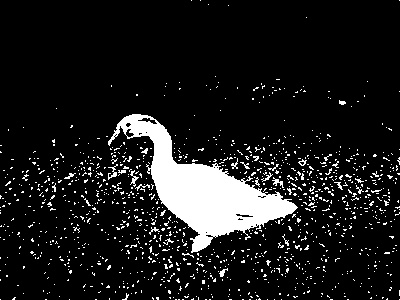
#> input picture project/code/Chapter_Seven/img2.jpg, 400 x 300 px
$ jupyter execute '7.1_腐蚀erode.ipynb'
#> lines starting #> are read from the running program, lines starting #| are printed output that depends on the picture
本章形态学用来优化分割区域的形状以达到更好的效果。

腐蚀：原理同中值平滑，但选取领域内最小值作为输出灰度。总体亮度平均值会降低。

* erode(src,element[, dst[, anchor锚点[, iterations迭代次数[, borderType边界扩充类型镜像最好[, borderValue]]]]])

仅需要调节element结构元，与iterations迭代次数即可，其他默认

element为结构元，有三种形状:cv2.MORPH_RECT(矩形）,cv2.MORPH_ELLIPSEM(椭圆形),cv2.MORPH_CROSS(十字交叉形）

* cv2.getStructuringElement(shape, ksize[, anchor])

[cell 1]
#-*- coding:utf-8 -*-
import cv2
import matplotlib.pyplot as plt
I = cv2.imread("img2.jpg",0)
#> I is the input picture: shape (300, 400); min 0, max 255, mean 27.6

#创建3*3,
s3 = cv2.getStructuringElement(cv2.MORPH_RECT,(3,3))
#腐蚀图像，迭代次数默认为1
r3 = cv2.erode(I,s3)
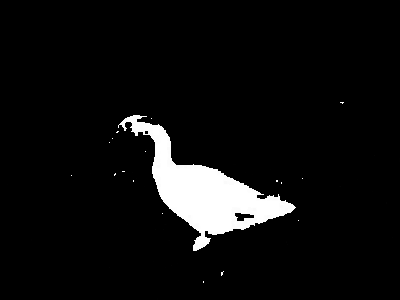
#> r3: shape (300, 400); min 0, max 255, mean 15.1
#边界提取
e3 = I - r3
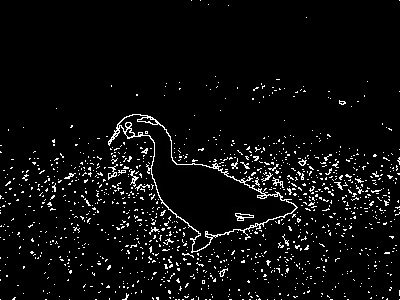
#> e3: shape (300, 400); min 0, max 255, mean 12.5

#7*7尺寸结构元
s7 = cv2.getStructuringElement(cv2.MORPH_RECT,(7,7))
r7 = cv2.erode(I,s7)
e7 = I - r7
#11*11尺寸结构元
s11 = cv2.getStructuringElement(cv2.MORPH_RECT,(11,11))
r11 = cv2.erode(I,s11)
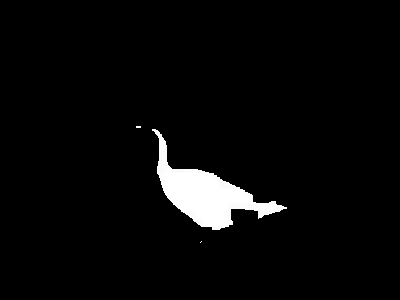
#> r11: shape (300, 400); min 0, max 255, mean 9.1
e11 = I - r11
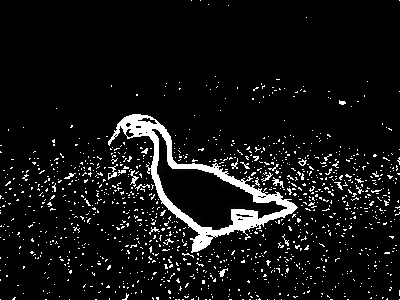
#> e11: shape (300, 400); min 0, max 255, mean 18.5

#显示图像和腐蚀后结果,边界提取效果
for i in range(7):
    titles = ["src","dst3","dst7","dst11","edge3","edge7","edge11"]
    images = [I,r3,r7,r11,e3,e7,e11]
    plt.subplot(2,4,i+1)
    plt.title(titles[i])
    plt.imshow(images[i])
plt.show

$ run again, with project/code/Chapter_Seven/img1.jpg copied over project/code/Chapter_Seven/img2.jpg
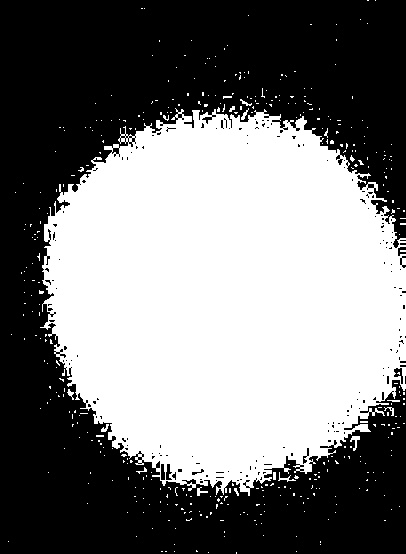
#> input picture project/code/Chapter_Seven/img1.jpg, 406 x 554 px
#> I is the input picture: shape (554, 406); min 0, max 255, mean 121.7
#> `r11 = cv2.erode(I,s11)`:
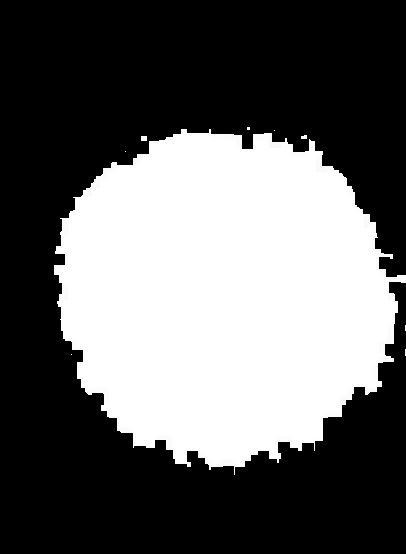
#> r11: shape (554, 406); min 0, max 255, mean 99.6
#> `e11 = I - r11`:
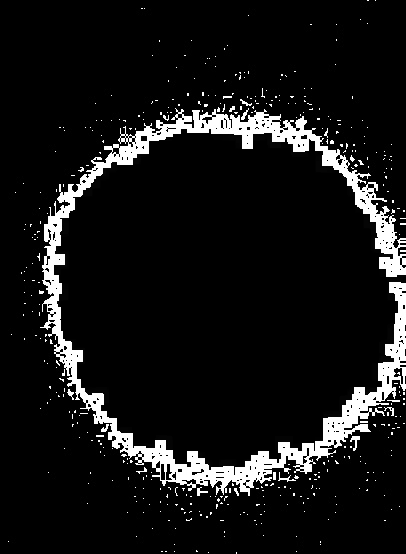
#> e11: shape (554, 406); min 0, max 255, mean 22.1
